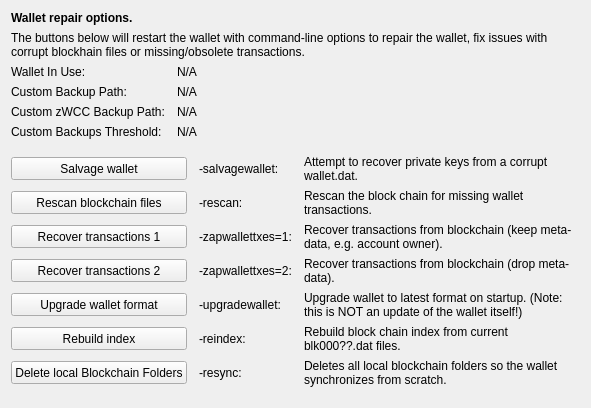
     <widget class="QWidget" name="tab_repair">
      <attribute name="title">
       <string>&amp;Wallet Repair</string>
      </attribute>
      <layout class="QGridLayout" name="gridLayout_4" columnstretch="0,0,0,0">
       <property name="horizontalSpacing">
        <number>12</number>
       </property>
       <item row="0" column="0" colspan="4">
        <widget class="QLabel" name="label_repair_header">
         <property name="font">
          <font>
           <weight>75</weight>
           <bold>true</bold>
          </font>
         </property>
         <property name="text">
          <string>Wallet repair options.</string>
         </property>
        </widget>
       </item>
       <item row="1" column="0" colspan="4">
        <widget class="QLabel" name="label_repair_helptext">
         <property name="font">
          <font>
           <weight>50</weight>
           <bold>false</bold>
          </font>
         </property>
         <property name="text">
          <string>The buttons below will restart the wallet with command-line options to repair the wallet, fix issues with corrupt blockhain files or missing/obsolete transactions.</string>
         </property>
         <property name="wordWrap">
          <bool>true</bool>
         </property>
        </widget>
       </item>
       <item row="2" column="0">
        <widget class="QLabel" name="wallet_path_label">
         <property name="text">
          <string>Wallet In Use:</string>
         </property>
        </widget>
       </item>
       <item row="2" column="1" colspan="3">
        <widget class="QLabel" name="wallet_path">
         <property name="cursor">
          <cursorShape>IBeamCursor</cursorShape>
         </property>
         <property name="text">
          <string>N/A</string>
         </property>
         <property name="textFormat">
          <enum>Qt::PlainText</enum>
         </property>
         <property name="textInteractionFlags">
          <set>Qt::LinksAccessibleByMouse|Qt::TextSelectableByKeyboard|Qt::TextSelectableByMouse</set>
         </property>
        </widget>
       </item>
       <item row="3" column="0">
        <widget class="QLabel" name="wallet_custombackuppath_label">
         <property name="visible">
          <bool>false</bool>
         </property>
         <property name="text">
          <string>Custom Backup Path:</string>
         </property>
        </widget>
       </item>
       <item row="3" column="1" colspan="3">
        <widget class="QLabel" name="wallet_custombackuppath">
         <property name="cursor">
          <cursorShape>IBeamCursor</cursorShape>
         </property>
         <property name="visible">
          <bool>false</bool>
         </property>
         <property name="text">
          <string>N/A</string>
         </property>
         <property name="textFormat">
          <enum>Qt::PlainText</enum>
         </property>
         <property name="textInteractionFlags">
          <set>Qt::LinksAccessibleByMouse|Qt::TextSelectableByKeyboard|Qt::TextSelectableByMouse</set>
         </property>
        </widget>
       </item>
       <item row="4" column="0">
        <widget class="QLabel" name="wallet_customzwccbackuppath_label">
         <property name="visible">
          <bool>false</bool>
         </property>
         <property name="text">
          <string>Custom zWCC Backup Path:</string>
         </property>
        </widget>
       </item>
       <item row="4" column="1" colspan="3">
        <widget class="QLabel" name="wallet_customzwccbackuppath">
         <property name="cursor">
          <cursorShape>IBeamCursor</cursorShape>
         </property>
         <property name="visible">
          <bool>false</bool>
         </property>
         <property name="text">
          <string>N/A</string>
         </property>
         <property name="textFormat">
          <enum>Qt::PlainText</enum>
         </property>
         <property name="textInteractionFlags">
          <set>Qt::LinksAccessibleByMouse|Qt::TextSelectableByKeyboard|Qt::TextSelectableByMouse</set>
         </property>
        </widget>
       </item>
       <item row="5" column="0">
        <widget class="QLabel" name="wallet_custombackupthreshold_label">
         <property name="visible">
          <bool>false</bool>
         </property>
         <property name="text">
          <string>Custom Backups Threshold:</string>
         </property>
        </widget>
       </item>
       <item row="5" column="1" colspan="3">
        <widget class="QLabel" name="wallet_custombackupthreshold">
         <property name="cursor">
          <cursorShape>IBeamCursor</cursorShape>
         </property>
         <property name="visible">
          <bool>false</bool>
         </property>
         <property name="text">
          <string>N/A</string>
         </property>
         <property name="textFormat">
          <enum>Qt::PlainText</enum>
         </property>
         <property name="textInteractionFlags">
          <set>Qt::LinksAccessibleByMouse|Qt::TextSelectableByKeyboard|Qt::TextSelectableByMouse</set>
         </property>
        </widget>
       </item>
       <item row="6" column="0">
        <spacer name="verticalSpacer_repair1">
         <property name="orientation">
          <enum>Qt::Vertical</enum>
         </property>
         <property name="sizeHint" stdset="0">
          <size>
           <width>10</width>
           <height>10</height>
          </size>
         </property>
        </spacer>
       </item>
       <item row="7" column="0" colspan="2">
        <widget class="QPushButton" name="btn_salvagewallet">
         <property name="minimumSize">
          <size>
           <width>100</width>
           <height>23</height>
          </size>
         </property>
         <property name="text">
          <string>Salvage wallet</string>
         </property>
        </widget>
       </item>
       <item row="7" column="2">
        <widget class="QLabel" name="label_repair_salvage_command">
         <property name="text">
          <string notr="true">-salvagewallet:</string>
         </property>
        </widget>
       </item>
       <item row="7" column="3">
        <widget class="QLabel" name="label_repair_salvage">
         <property name="text">
          <string>Attempt to recover private keys from a corrupt wallet.dat.</string>
         </property>
         <property name="wordWrap">
          <bool>true</bool>
         </property>
        </widget>
       </item>
       <item row="8" column="0" colspan="2">
        <widget class="QPushButton" name="btn_rescan">
         <property name="minimumSize">
          <size>
           <width>100</width>
           <height>23</height>
          </size>
         </property>
         <property name="text">
          <string>Rescan blockchain files</string>
         </property>
        </widget>
       </item>
       <item row="8" column="2">
        <widget class="QLabel" name="label_repair_rescan_command">
         <property name="text">
          <string notr="true">-rescan:</string>
         </property>
        </widget>
       </item>
       <item row="8" column="3">
        <widget class="QLabel" name="label_repair_rescan">
         <property name="text">
          <string>Rescan the block chain for missing wallet transactions.</string>
         </property>
         <property name="wordWrap">
          <bool>true</bool>
         </property>
        </widget>
       </item>
       <item row="9" column="0" colspan="2">
        <widget class="QPushButton" name="btn_zapwallettxes1">
         <property name="minimumSize">
          <size>
           <width>100</width>
           <height>23</height>
          </size>
         </property>
         <property name="text">
          <string>Recover transactions 1</string>
         </property>
        </widget>
       </item>
       <item row="9" column="2">
        <widget class="QLabel" name="label_repair_zap1_command">
         <property name="text">
          <string notr="true">-zapwallettxes=1:</string>
         </property>
        </widget>
       </item>
       <item row="9" column="3">
        <widget class="QLabel" name="label_repair_zap1">
         <property name="text">
          <string>Recover transactions from blockchain (keep meta-data, e.g. account owner).</string>
         </property>
         <property name="wordWrap">
          <bool>true</bool>
         </property>
        </widget>
       </item>
       <item row="10" column="0" colspan="2">
        <widget class="QPushButton" name="btn_zapwallettxes2">
         <property name="minimumSize">
          <size>
           <width>100</width>
           <height>23</height>
          </size>
         </property>
         <property name="text">
          <string>Recover transactions 2</string>
         </property>
        </widget>
       </item>
       <item row="10" column="2">
        <widget class="QLabel" name="label_repair_zap2_command">
         <property name="text">
          <string notr="true">-zapwallettxes=2:</string>
         </property>
        </widget>
       </item>
       <item row="10" column="3">
        <widget class="QLabel" name="label_repair_zap2">
         <property name="text">
          <string>Recover transactions from blockchain (drop meta-data).</string>
         </property>
         <property name="wordWrap">
          <bool>true</bool>
         </property>
        </widget>
       </item>
       <item row="11" column="0" colspan="2">
        <widget class="QPushButton" name="btn_upgradewallet">
         <property name="minimumSize">
          <size>
           <width>100</width>
           <height>23</height>
          </size>
         </property>
         <property name="text">
          <string>Upgrade wallet format</string>
         </property>
        </widget>
       </item>
       <item row="11" column="2">
        <widget class="QLabel" name="label_repair_upgrade_command">
         <property name="text">
          <string notr="true">-upgradewallet:</string>
         </property>
        </widget>
       </item>
       <item row="11" column="3">
        <widget class="QLabel" name="label_repair_upgrade">
         <property name="text">
          <string>Upgrade wallet to latest format on startup. (Note: this is NOT an update of the wallet itself!)</string>
         </property>
         <property name="wordWrap">
          <bool>true</bool>
         </property>
        </widget>
       </item>
       <item row="12" column="0" colspan="2">
        <widget class="QPushButton" name="btn_reindex">
         <property name="minimumSize">
          <size>
           <width>100</width>
           <height>23</height>
          </size>
         </property>
         <property name="text">
          <string>Rebuild index</string>
         </property>
        </widget>
       </item>
       <item row="12" column="2">
        <widget class="QLabel" name="label_repair_reindex_command">
         <property name="text">
          <string notr="true">-reindex:</string>
         </property>
        </widget>
       </item>
       <item row="12" column="3">
        <widget class="QLabel" name="label_repair_reindex">
         <property name="text">
          <string>Rebuild block chain index from current blk000??.dat files.</string>
         </property>
         <property name="wordWrap">
          <bool>true</bool>
         </property>
        </widget>
       </item>
       <item row="13" column="0" colspan="2">
        <widget class="QPushButton" name="btn_resync">
         <property name="minimumSize">
          <size>
           <width>100</width>
           <height>23</height>
          </size>
         </property>
         <property name="text">
          <string>Delete local Blockchain Folders</string>
         </property>
        </widget>
       </item>
       <item row="13" column="2">
        <widget class="QLabel" name="label_repair_resync_command">
         <property name="text">
          <string>-resync:</string>
         </property>
        </widget>
       </item>
       <item row="13" column="3">
        <widget class="QLabel" name="label_repair_resync">
         <property name="text">
          <string>Deletes all local blockchain folders so the wallet synchronizes from scratch.</string>
         </property>
         <property name="wordWrap">
          <bool>true</bool>
         </property>
        </widget>
       </item>
       <item row="14" column="0">
        <spacer name="verticalSpacer_repair2">
         <property name="orientation">
          <enum>Qt::Vertical</enum>
         </property>
         <property name="sizeHint" stdset="0">
          <size>
           <width>20</width>
           <height>10</height>
          </size>
         </property>
        </spacer>
       </item>
      </layout>
     </widget>
